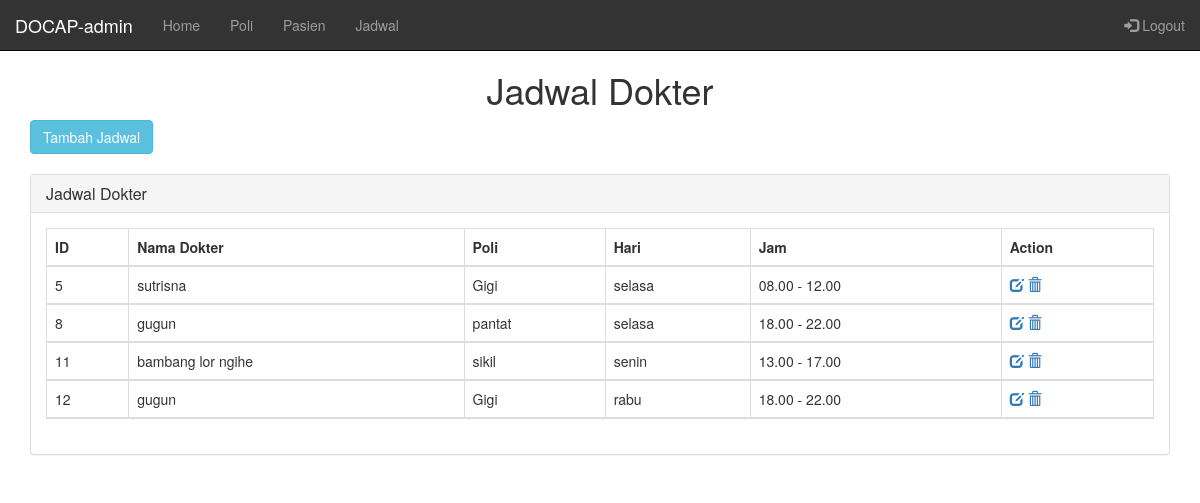
Before: /index.php?controller=admin&action=showAllJadwalDoctor (signed in) with the older database file.
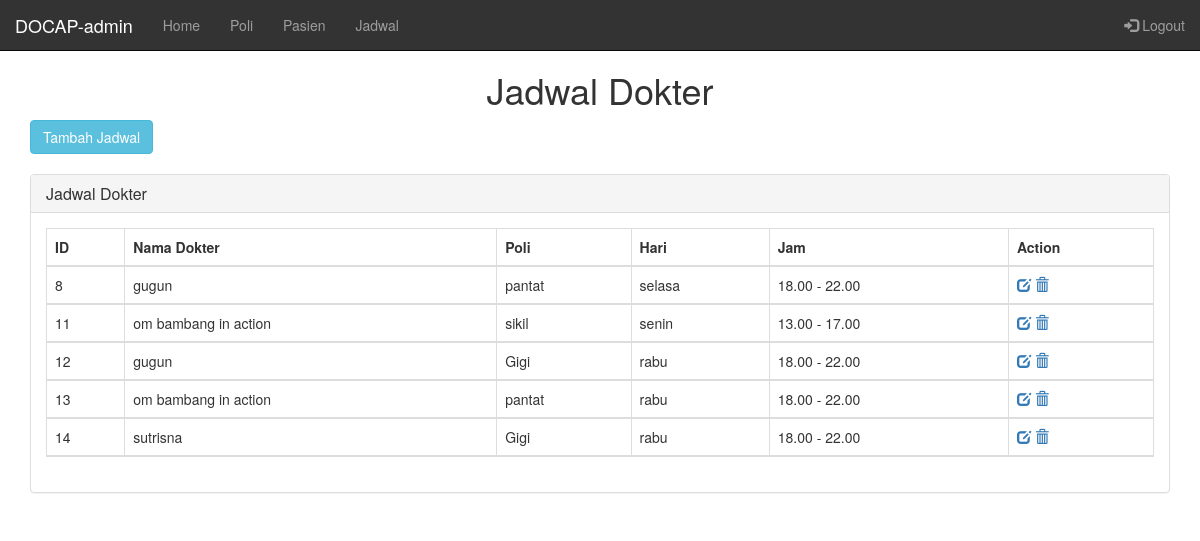
After: the same page with the newer database file.
### tables this page shows
CREATE TABLE `jadwal` (
  `id_jadwal` int(11) NOT NULL,
  `id_user` int(11) NOT NULL,
  `id_poli` int(11) NOT NULL,
  `hari` varchar(100) NOT NULL,
  `id_waktu` int(11) NOT NULL
);

CREATE TABLE `users` (
  `id_user` int(11) NOT NULL,
  `username` varchar(100) NOT NULL,
  `password` varchar(100) NOT NULL,
  `level` int(1) NOT NULL,
  `nama` varchar(250) NOT NULL,
  `alamat` varchar(255) NOT NULL,
  `no_ktp` varchar(16) NOT NULL
);

CREATE TABLE `poli` (
  `id_poli` int(11) NOT NULL,
  `nama_poli` varchar(255) NOT NULL
);

CREATE TABLE `waktu` (
  `id_waktu` int(11) NOT NULL,
  `waktu` varchar(255) NOT NULL
);

### index.php (called while the page is built, shortened)
<?php
require_once('views/layout.php');
 ?>

### controllers/c_admin.php (called while the page is built, shortened)
<?php
class AdminController{
  public function showAllJadwalDoctor()
  {
    $posts = Admin::showAllJadwalDoctor();
    require_once("views/pages/adminJadwalDoctor.php");
  }
}
?>

### routes.php (called while the page is built, shortened)
<?php
function call($controller, $action){
  switch ($controller) {
    case 'admin':
    $controller=new AdminController();
    require_once('models/m_admin.php');
    break;
  }
  $controller ->{ $action }();
}
call($controller,$action);
?>

### models/m_admin.php (called while the page is built, shortened)
<?php
class Admin{
public static function showAllJadwalDoctor(){
  $list=[];
  $db = DB::getInstance();
  $req = $db->query("SELECT j.id_jadwal, u.nama, p.nama_poli, j.hari, w.waktu  FROM jadwal j join users u on j.id_user=u.id_user join poli p on j.id_poli=p.id_poli join waktu w on j.id_waktu=w.id_waktu");
  foreach ($req->fetchAll() as $post) {
    $list[] = array(
      'id_jadwal' => $post['id_jadwal'],
      'nama' => $post['nama'],
      'nama_poli' => $post['nama_poli'],
      'hari' => $post['hari'],
      'waktu' => $post['waktu']
  );
  }
  return $list;
}
}
?>

### views/pages/adminJadwalDoctor.php (the view, shortened to what this page needs)
<?php require_once('views/layoutAdmin.php') ?>
<!DOCTYPE html>
<html>
  <head>
  </head>
  <body class="padding-about">
    <h1 align="center">Jadwal Dokter</h1>
    <div class="container">
      <a href="?controller=admin&action=addJadwalDoctor"><button type="button" class="btn btn-info">Tambah Jadwal</button></a>
      <br><br>
      <div class="row">
        <div class="col-lg-12">
          <div class="panel panel-default">
            <div class="panel-heading">
              <h3 class="panel-title"><i class="fa fa-money fa-fw"></i> Jadwal Dokter</h3>
            </div>
            <div class="panel-body">
              <div class="table-responsive">
                <table class="table table-bordered table-hover table-striped">
                  <thead>
                    <tr>
                      <th>ID</th>
                      <th>Nama Dokter</th>
                      <th>Poli</th>
                      <th>Hari</th>
                      <th>Jam</th>
                      <th>Action</th>
                      <?php foreach ($posts as $post) { ?>
                        <tr>
                          <td><?php echo $post['id_jadwal']  ?></td>
                          <td><?php echo $post['nama'] ?></td>
                          <td><?php echo $post['nama_poli'] ?></td>
                          <td><?php echo $post['hari']  ?></td>
                          <td><?php echo $post['waktu']  ?></td>
                          <td>
                            <a href="?controller=admin&action=editJadwalDoctor&id=<?php echo $post['id_jadwal'] ?>"><span class="glyphicon glyphicon-edit"></span></a>
                            <a href="?controller=admin&action=deleteJadwalDoctor&id=<?php echo $post['id_jadwal'] ?>"><span class="glyphicon glyphicon-trash"></span></a>
                          </td>
                        </tr><?php } ?>
                    </tr>
                  </thead>
                </table>
              </div>
            </div>
          </div>
        </div>
      </div>
    </div>
  </body>
</html>

### views/layout.php (shortened to what this page needs)
<!DOCTYPE html>
<html>
  <head>
<link rel="stylesheet" href="resources/bootstrap/css/bootstrap.min.css">
<link rel="stylesheet" href="resources/mycss/my.css">
  </head>
  <body>
    <?php require_once('routes.php'); ?>
  </body>
</html>

### views/layoutAdmin.php (shortened to what this page needs)
<nav class="navbar navbar-inverse navbar-fixed-top nav-background">
  <div class="container-fluid ">
    <div class="navbar-header"><a class="navbar-brand" href=#>DOCAP-<?php echo $_SESSION['username'] ?></a>
        </div>
        <div class="collapse navbar-collapse " id="navcol-1">
          <ul class="nav navbar-nav">
            <li><a class="" href="index.php?controller=home&action=home">Home</a></li>
            <li><a class="" href="index.php?controller=poli&action=poli">Poli</a></li>
            <li><a class="" href="index.php?controller=admin&action=showAllPatient">Pasien</a></li>
            <li><a class="" href="index.php?controller=admin&action=showAllJadwalDoctor">Jadwal</a></li>
          </ul>
          <ul class="nav navbar-nav navbar-right">
            <li><a href="logout.php"><span class="glyphicon glyphicon-log-in"></span> Logout</a></li>
          </ul>
        </div>
      </div>
    </nav>

### resources/mycss/my.css (style rules this page uses)
.padding-about { padding:50px 0px; }
.nav-background { background-color: rgba(0, 0, 0, 0.8); }

Changed rows visible on the page:
removed jadwal: id_jadwal "5", id_user.nama "sutrisna", id_poli.nama_poli "Gigi", hari "selasa", id_waktu.waktu "08.00 - 12.00"
changed through a linked row, jadwal "senin": id_user.nama "bambang lor ngihe" → "om bambang in action"
added jadwal: id_jadwal "13", id_user.nama "om bambang in action", id_poli.nama_poli "pantat", hari "rabu", id_waktu.waktu "18.00 - 22.00"
added jadwal: id_jadwal "14", id_user.nama "sutrisna", id_poli.nama_poli "Gigi", hari "rabu", id_waktu.waktu "18.00 - 22.00"
